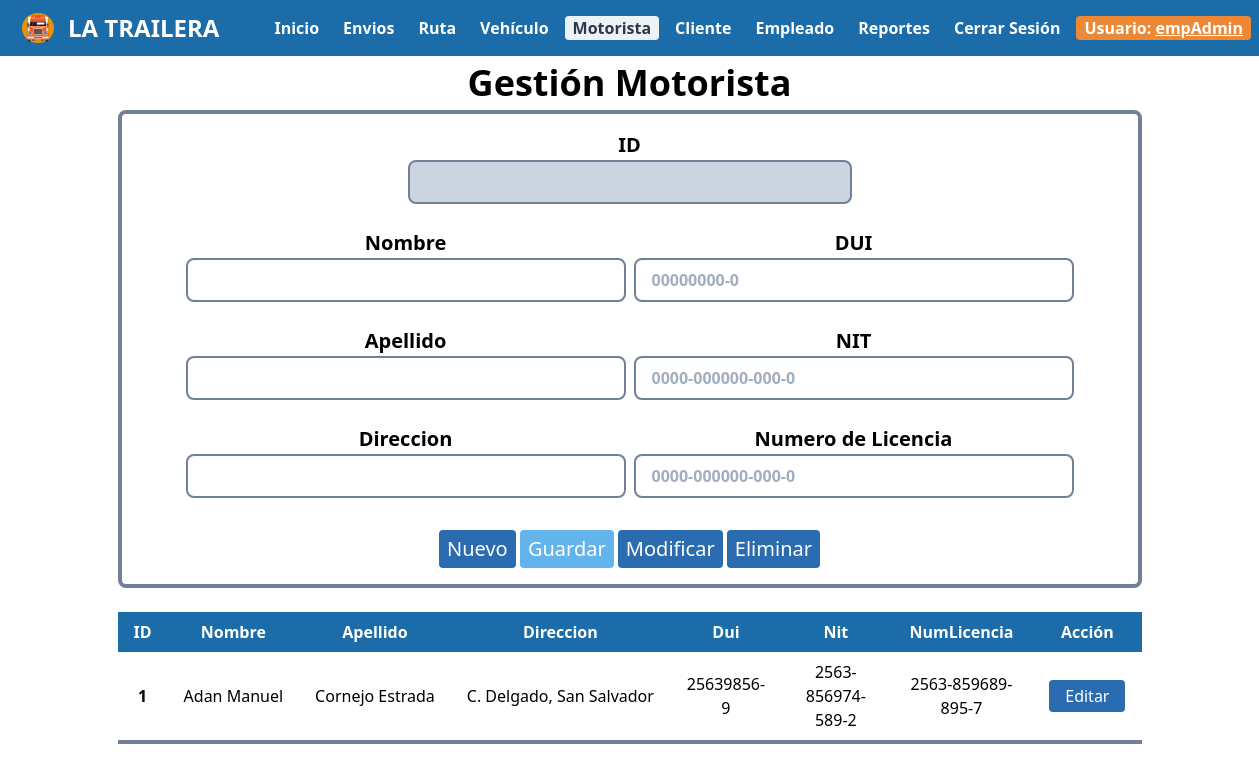
The page /controllers/controladorMotorista.php (signed in) on the database as committed earlier.
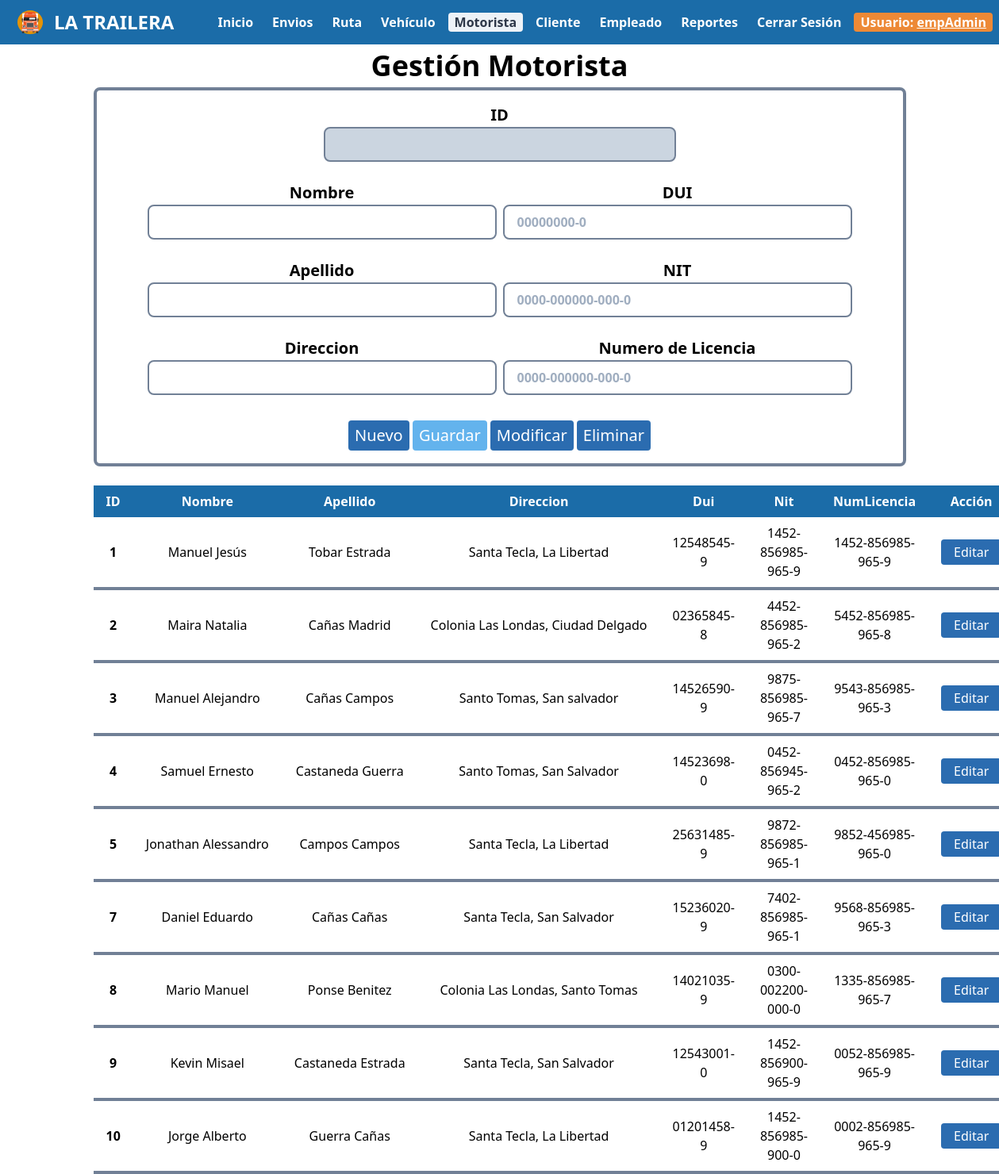
The same page on the database as committed later.
### tables this page shows
CREATE TABLE `motorista` (
  `idMotorista` int(11) NOT NULL,
  `nombre` varchar(30) NOT NULL,
  `apellido` varchar(30) NOT NULL,
  `direccion` varchar(200) NOT NULL,
  `dui` varchar(20) NOT NULL,
  `nit` varchar(20) NOT NULL,
  `numLicencia` varchar(20) NOT NULL
);

### controllers/controladorMotorista.php (called while the page is built, shortened)
<?php
	require '../models/motoristaModel.php';
	$obMotorista=new MotoristaModel();
	$datos=$obMotorista->getMotorista();
	require '../views/motoristaVista.php';
?>

### db/conexion.php (called while the page is built, shortened)
<?php
    class Conexion {
        function __construct() {
            $this->con=new mysqli(SERVER,USER,PASSWORD,BASE);
        }
    }
?>

### models/motoristaModel.php (called while the page is built, shortened)
<?php
	require '../db/conexion.php';
	require 'motorista.php';
	class MotoristaModel extends Conexion
	{
		function getMotorista(){
			$res=$this->con->query("select * from motorista");
			$r=array();
			while($row=$res->fetch_assoc()){
				$e=new Motorista($row["idMotorista"],$row["nombre"],$row["apellido"],$row["direccion"],$row["dui"],$row["nit"],$row["numLicencia"]);
				$r[]=$e;
			}
			return $r;
		}
	}
?>

### models/motorista.php (called while the page is built)
<?php
	class Motorista
	{
		private $idMotorista;
		private $nombre;
		private $apellido;
		private $direccion;
		private $dui;
		private $nit;
		private $numLicencia;
		function __construct($idMotorista,$nombre,$apellido,$direccion,$dui,$nit,$numLicencia)
		{
			$this->idMotorista=$idMotorista;
			$this->nombre=$nombre;
			$this->apellido=$apellido;
			$this->direccion=$direccion;
			$this->dui=$dui;
			$this->nit=$nit;
			$this->numLicencia=$numLicencia;
		}
		function getIdMotorista(){
			return $this->idMotorista;
		}
		function getNombre(){
			return $this->nombre;
		}
		function getApellido(){
			return $this->apellido;
		}
		function getDireccion(){
			return $this->direccion;
		}
		function getDui(){
			return $this->dui;
		}
		function getNit(){
			return $this->nit;
		}
		function getNumLicencia(){
			return $this->numLicencia;
		}
	}
?>

### views/motoristaVista.php (the view, shortened to what this page needs)
<!DOCTYPE html>
<html lang="es">
<head>
    <link rel="stylesheet" href="dependencias/tailwind.css">
    <link rel="stylesheet" href="css/menu.css">
</head>
<body>
    <?php
        $currentPage='Motorista';
        require 'menu/menuAdmin.php';
    ?>
    <div class="text-center">
        <span class="font-bold text-4xl">Gestión Motorista</span>
    </div>
<center>
    <section>
        <div class="container">
                <form action="#" id="f"  class="px-16 py-4 border-4 border-gray-600 rounded-lg" onsubmit="return validar();">
                <center>
                    <div class='w-full md:w-1/2'>
                        <span class="font-bold text-xl">ID</span>
                        <input type="text" name="idMotorista" id="idMotorista" class="bg-gray-400 focus:outline-none focus:shadow-outline border-2 border-gray-600 rounded-lg py-2 px-4 block w-full appearance-none leading-normal font-bold" readonly="true" required="true"><br>
                    </div>
                </center>
                <div class="md:flex">
                    <div class='w-full md:w-1/2'>
                        <span class="font-bold text-xl">Nombre</span>
                        <input type="text" name="nombre" id="nombre" class="bg-white focus:outline-none focus:shadow-outline border-2 border-gray-600 rounded-lg py-2 px-4 block w-full appearance-none leading-normal font-bold" required="true"><br>
                        <span class="font-bold text-xl">Apellido</span>
                        <input type="text" name="apellido" id="apellido" class="bg-white focus:outline-none focus:shadow-outline border-2 border-gray-600 rounded-lg py-2 px-4 block w-full appearance-none leading-normal font-bold" required="true"><br>
                        <span class="font-bold text-xl">Direccion</span>
                        <input type="text" name="direccion" id="direccion" class="bg-white focus:outline-none focus:shadow-outline border-2 border-gray-600 rounded-lg py-2 px-4 block w-full appearance-none leading-normal font-bold" required="true"><br>
                    </div>
                    <div class='w-full md:w-1/2 md:ml-2'>
                        <span class="font-bold text-xl">DUI</span>
                        <input type="text" name="dui" id="dui" class="bg-white focus:outline-none focus:shadow-outline border-2 border-gray-600 rounded-lg py-2 px-4 block w-full appearance-none leading-normal font-bold" required="true" placeholder="00000000-0"><br>
                        <span class="font-bold text-xl">NIT</span>
                        <input type="text" name="nit" id="nit" class="bg-white focus:outline-none focus:shadow-outline border-2 border-gray-600 rounded-lg py-2 px-4 block w-full appearance-none leading-normal font-bold" required="true" placeholder="0000-000000-000-0"><br>
                        <span class="font-bold text-xl">Numero de Licencia</span>
                        <input type="text" name="numLicencia" id="numLicencia" class="bg-white focus:outline-none focus:shadow-outline border-2 border-gray-600 rounded-lg py-2 px-4 block w-full appearance-none leading-normal font-bold" required="true" placeholder="0000-000000-000-0"><br>
                    </div>
                </div>
                <input type="reset"  class="bg-blue-700 hover:bg-red-800 text-white text-xl mt-2 py-1 px-2 rounded" value="Nuevo" onclick="$('#g').attr('disabled',false);desactivar()">
                <input type="submit" name="guardar" id="g" value="Guardar" class="bg-blue-400 text-white text-xl mt-2 py-1 px-2 rounded cursor-not-allowed" disabled='true'>
                <input type="submit" name="modificar" value="Modificar" class="bg-blue-700 hover:bg-red-800 text-white text-xl mt-2 py-1 px-2 rounded">
                <input type="button" id="eliminar" name="eliminar" value="Eliminar" class="bg-blue-700 hover:bg-red-800 text-white text-xl mt-2 py-1 px-2 rounded">
                </form>
                 <br>
                <div class='container'>
                    <table class="table-auto">
                            <thead>
                                    <th class='text-center text-white bg px-4 py-2'>ID</th>
                                    <th class='text-center text-white bg px-4 py-2'>Nombre</th>
                                    <th class='text-center text-white bg px-4 py-2'>Apellido</th>
                                    <th class='text-center text-white bg px-4 py-2'>Direccion</th>
                                    <th class='text-center text-white bg px-4 py-2'>Dui</th>
                                    <th class='text-center text-white bg px-4 py-2'>Nit</th>
                                    <th class='text-center text-white bg px-4 py-2'>NumLicencia</th>
                                    <th class='text-center text-white bg px-4 py-2'>Acción</th>
                            </thead>
                            <tbody>
                                <?php
                                foreach ($datos as $e) {
                                    $idMotorista=$e->getIdMotorista();
                                    $nombre=str_replace(" ","&nbsp;",$e->getNombre());
                                    $apellido=str_replace(" ","&nbsp;",$e->getApellido());
                                    $direccion=str_replace(" ","&nbsp;",$e->getDireccion());
                                    $dui=$e->getDui();
                                    $nit=$e->getNit();
                                    $numLicencia=$e->getNumLicencia();
                                    echo "<tr>
                                            <td class='border-b-4 border-gray-600 rounded-lg text-center px-4 py-2 font-bold'>$idMotorista</td>
                                            <td class='border-b-4 border-gray-600 rounded-lg text-center px-4 py-2'>$nombre</td>
                                            <td class='border-b-4 border-gray-600 rounded-lg text-center px-4 py-2'>$apellido</td>
                                            <td class='border-b-4 border-gray-600 rounded-lg text-center px-4 py-2'>$direccion</td>
                                            <td class='border-b-4 border-gray-600 rounded-lg text-center px-4 py-2'>$dui</td>
                                            <td class='border-b-4 border-gray-600 rounded-lg text-center px-4 py-2'>$nit</td>
                                            <td class='border-b-4 border-gray-600 rounded-lg text-center px-4 py-2'>$numLicencia</td>
                                            <td class='border-b-4 border-gray-600 rounded-lg text-center px-4 py-2'>
                                                <button onclick=$('#idMotorista').val('$idMotorista');$('#nombre').val('$nombre');$('#apellido').val('$apellido');$('#direccion').val('$direccion');$('#dui').val('$dui');$('#nit').val('$nit');$('#numLicencia').val('$numLicencia') class='bg-blue-700 hover:bg-red-800 text-white py-1 px-4 rounded'>Editar</button>
                                            </td>
                                        </tr>";
                                    }
                                ?>
                            </tbody>
                        </table>
                    </div>
            </div>
    </section>
</center>
</body>
</html>

### views/menu/menuAdmin.php (shortened to what this page needs)
<div class="flex">
        <div class="bg md:flex md:justify-between md:px-2 md:py-1 md:items-center w-screen">
            <div class="flex items-center justify-between px-2 py-1 md:px-0 md:py-0">
                <div class="flex items-center">
                    <a href="controlAdminVentana.php"><img class="h-12" src="img/logo/Logo-LaTrailera2.svg" alt="Logo La Trailera"></a>
                </div>
                <a href="controlAdminVentana.php"><h1 class="text-white text-2xl font-bold">LA TRAILERA</h1></a>
            </div>
                <div id="opciones" class="hidden px-1 pb-1 md:flex md:p-0">
                    <?php
                        if($currentPage == 'Inicio'){?> <a href='#' class='block px-2 font-semibold rounded text-gray-800 bg-gray-200'>Inicio</a> <?php } else { ?> <a href='controlAdminVentana.php' class='block px-2 text-white font-semibold rounded hover:text-gray-800 hover:bg-gray-200'>Inicio</a> <?php }
                        if($currentPage == 'Envios'){?> <a href='#' class='block mt-1 px-2 font-semibold rounded text-gray-800 bg-gray-200 md:mt-0 md:ml-2'>Envios</a> <?php } else { ?> <a href='controlEnvio.php' class='block mt-1 px-2 text-white font-semibold rounded hover:text-gray-800 hover:bg-gray-200 md:mt-0 md:ml-2'>Envios</a> <?php }
                        if($currentPage == 'Ruta'){?> <a href='#' class='block mt-1 px-2 font-semibold rounded text-gray-800 bg-gray-200 md:mt-0 md:ml-2'>Ruta</a> <?php } else { ?> <a href='controlRuta.php' class='block mt-1 px-2 text-white font-semibold rounded hover:text-gray-800 hover:bg-gray-200 md:mt-0 md:ml-2'>Ruta</a> <?php }
                        if($currentPage == 'Vehiculo'){?> <a href='#' class='block mt-1 px-2 font-semibold rounded text-gray-800 bg-gray-200 md:mt-0 md:ml-2'>Vehículo</a> <?php } else { ?> <a href='controlVehiculo.php' class='block mt-1 px-2 text-white font-semibold rounded hover:text-gray-800 hover:bg-gray-200 md:mt-0 md:ml-2'>Vehículo</a> <?php }
                        if($currentPage == 'Motorista'){?> <a href='#' class='block mt-1 px-2 font-semibold rounded text-gray-800 bg-gray-200 md:mt-0 md:ml-2'>Motorista</a> <?php } else { ?> <a href='controladorMotorista.php' class='block mt-1 px-2 text-white font-semibold rounded hover:text-gray-800 hover:bg-gray-200 md:mt-0 md:ml-2'>Motorista</a> <?php }
                        if($currentPage == 'Cliente'){?> <a href='#' class='block mt-1 px-2 font-semibold rounded text-gray-800 bg-gray-200 md:mt-0 md:ml-2'>Cliente</a> <?php } else { ?> <a href='controlCliente.php' class='block mt-1 px-2 text-white font-semibold rounded hover:text-gray-800 hover:bg-gray-200 md:mt-0 md:ml-2'>Cliente</a> <?php }
                        if($currentPage == 'Empleado'){?> <a href='#' class='block mt-1 px-2 font-semibold rounded text-gray-800 bg-gray-200 md:mt-0 md:ml-2'>Empleado</a> <?php } else { ?> <a href='controlEmpleado.php' class='block mt-1 px-2 text-white font-semibold rounded hover:text-gray-800 hover:bg-gray-200 md:mt-0 md:ml-2'>Empleado</a> <?php }
                        if($currentPage == 'Reportes'){?> <a href='#' class='block mt-1 px-2 font-semibold rounded text-gray-800 bg-gray-200 md:mt-0 md:ml-2'>Reportes</a> <?php } else { ?> <a href='controlReportes.php' class='block mt-1 px-2 text-white font-semibold rounded hover:text-gray-800 hover:bg-gray-200 md:mt-0 md:ml-2'>Reportes</a> <?php }
                    ?>
                    <a href="controlAdminVentana.php?c=1" class="block mt-1 px-2 text-white font-semibold rounded hover:text-gray-800 hover:bg-gray-200 md:mt-0 md:ml-2">Cerrar Sesión</a>
                    <div class="block mt-1 px-2 text-white bg-orange-500 font-semibold rounded md:mt-0 md:ml-2">Usuario: <span id="userName" class="underline"><?php echo $_SESSION["administrador"]; ?></span></div>
                </div>
            </div>
        </div>

### controllers/css/menu.css (style rules this page uses)
.bg { background-color: #1b6ca8; }

Rows that differ between the two databases and show on the page:
changed motorista id 1: nombre "Adan Manuel" → "Manuel Jesús"; apellido "Cornejo Estrada" → "Tobar Estrada"; direccion "C. Delgado, San Salvador" → "Santa Tecla, La Libertad"; dui "25639856-9" → "12548545-9"; nit "2563-856974-589-2" → "1452-856985-965-9"; numLicencia "2563-859689-895-7" → "1452-856985-965-9"
added motorista: idMotorista "2", nombre "Maira Natalia", apellido "Cañas Madrid", direccion "Colonia Las Londas, Ciudad Delgado", dui "02365845-8", nit "4452-856985-965-2", numLicencia "5452-856985-965-8"
added motorista: idMotorista "3", nombre "Manuel Alejandro", apellido "Cañas Campos", direccion "Santo Tomas, San salvador", dui "14526590-9", nit "9875-856985-965-7", numLicencia "9543-856985-965-3"
added motorista: idMotorista "4", nombre "Samuel Ernesto", apellido "Castaneda Guerra", direccion "Santo Tomas, San Salvador", dui "14523698-0", nit "0452-856945-965-2", numLicencia "0452-856985-965-0"
added motorista: idMotorista "5", nombre "Jonathan Alessandro", apellido "Campos Campos", direccion "Santa Tecla, La Libertad", dui "25631485-9", nit "9872-856985-965-1", numLicencia "9852-456985-965-0"
added motorista: idMotorista "7", nombre "Daniel Eduardo", apellido "Cañas Cañas", direccion "Santa Tecla, San Salvador", dui "15236020-9", nit "7402-856985-965-1", numLicencia "9568-856985-965-3"
added motorista: idMotorista "8", nombre "Mario Manuel", apellido "Ponse Benitez", direccion "Colonia Las Londas, Santo Tomas", dui "14021035-9", nit "0300-002200-000-0", numLicencia "1335-856985-965-7"
added motorista: idMotorista "9", nombre "Kevin Misael", apellido "Castaneda Estrada", direccion "Santa Tecla, San Salvador", dui "12543001-0", nit "1452-856900-965-9", numLicencia "0052-856985-965-9"
added motorista: idMotorista "10", nombre "Jorge Alberto", apellido "Guerra Cañas", direccion "Santa Tecla, La Libertad", dui "01201458-9", nit "1452-856985-900-0", numLicencia "0002-856985-965-9"
